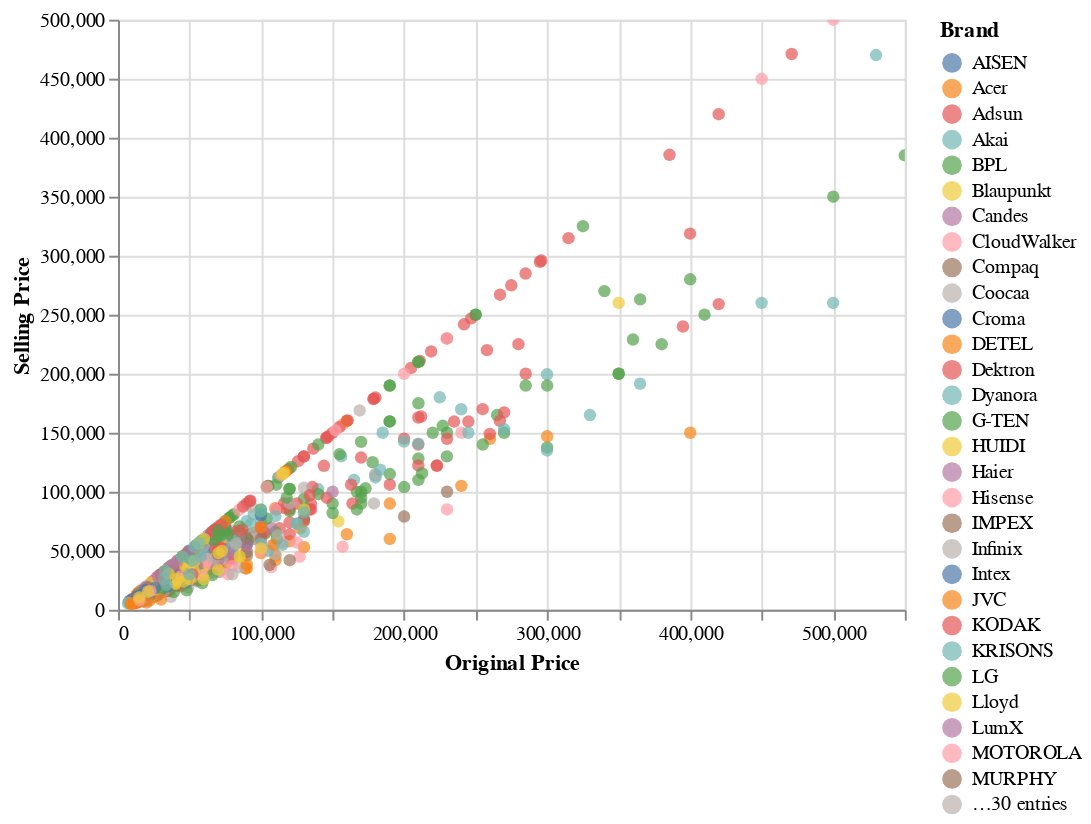

Here is the notebook cell this chart was saved with:
### Code cell
alt.Chart(df).mark_point(filled=True,size=40).encode(
    x='Original Price',
    y='Selling Price',
    color='Brand',
    tooltip=['Brand', 'Selling Price', 'Original Price']
).interactive()

### Figure 1 — Vega-Lite specification as saved in the notebook (floating-point values rounded to 4 significant figures; data arrays with more than 128 entries replaced by an {"elided": "..."} marker saying what was removed)
{"config": {"view": {"continuousWidth": 400, "continuousHeight": 300}}, "data": {"name": "data-0290d37c826240a2734fe0ebf29a2daf"}, "mark": {"type": "point", "filled": true, "size": 40}, "encoding": {"color": {"type": "nominal", "field": "Brand"}, "tooltip": [{"type": "nominal", "field": "Brand"}, {"type": "quantitative", "field": "Selling Price"}, {"type": "quantitative", "field": "Original Price"}], "x": {"type": "quantitative", "field": "Original Price"}, "y": {"type": "quantitative", "field": "Selling Price"}}, "selection": {"selector001": {"type": "interval", "bind": "scales", "encodings": ["x", "y"]}}, "$schema": "https://vega.github.io/schema/vega-lite/v4.8.1.json", "datasets": {"data-0290d37c826240a2734fe0ebf29a2daf": {"elided": "912 records"}}}
